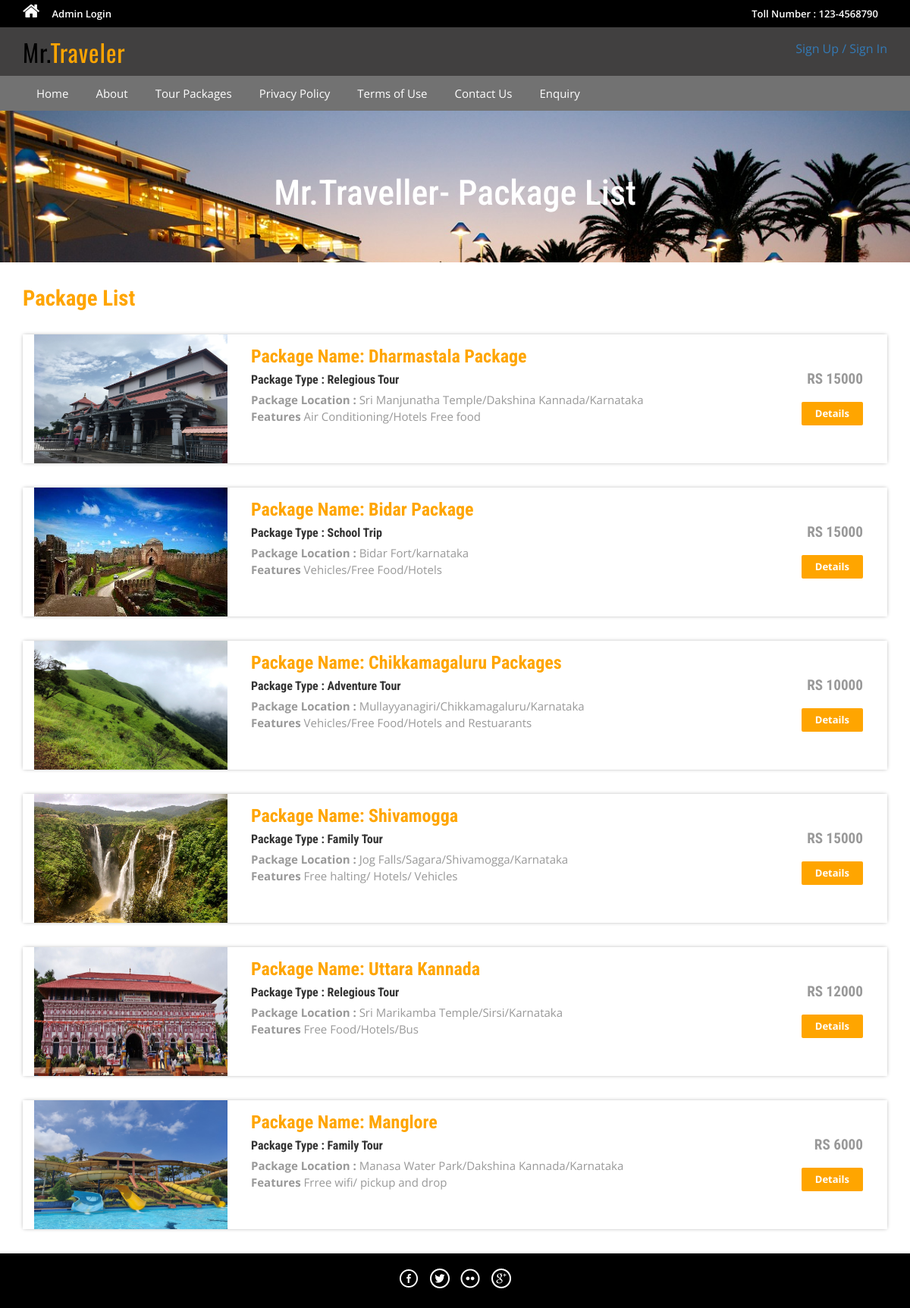
The app's page /package-list.php with its own data.
### tables this page shows
CREATE TABLE `tbltourpackages` (
  `PackageId` int(11) NOT NULL,
  `PackageName` varchar(200) DEFAULT NULL,
  `PackageType` varchar(150) DEFAULT NULL,
  `PackageLocation` varchar(100) DEFAULT NULL,
  `PackagePrice` int(11) DEFAULT NULL,
  `PackageFetures` varchar(255) DEFAULT NULL,
  `PackageDetails` mediumtext DEFAULT NULL,
  `PackageImage` varchar(100) DEFAULT NULL,
  `Creationdate` timestamp NULL DEFAULT current_timestamp(),
  `UpdationDate` timestamp NULL DEFAULT NULL ON UPDATE current_timestamp()
);

### package-list.php (the view, shortened to what this page needs)
<?php
include('includes/config.php');
?>
<!DOCTYPE HTML>
<html>
<head>
<link href="css/bootstrap.css" rel='stylesheet' type='text/css' />
<link href="css/style.css" rel='stylesheet' type='text/css' />
<link href="css/font-awesome.css" rel="stylesheet">
<link href="css/animate.css" rel="stylesheet" type="text/css" media="all">
</head>
<body>
<?php include('includes/header.php');?>
<div class="slider-3">
	<div class="container">
		<h1 class="wow zoomIn animated animated" data-wow-delay=".5s" style="visibility: visible; animation-delay: 0.5s; animation-name: zoomIn;"> Mr.Traveller- Package List</h1>
	</div>
</div>
<div class="rooms">
	<div class="container">
		<div class="room-bottom">
			<h3>Package List</h3>
<?php $sql = "SELECT * from tbltourpackages";
$query = $dbh->prepare($sql);
$query->execute();
$results=$query->fetchAll(PDO::FETCH_OBJ);
if($query->rowCount() > 0)
{
foreach($results as $result)
{	?>
			<div class="rom-btm">
				<div class="col-md-3 room-left wow fadeInLeft animated" data-wow-delay=".5s">
					<img src="admin/pacakgeimages/<?php echo htmlentities($result->PackageImage);?>" class="img-responsive" alt="">
				</div>
				<div class="col-md-6 room-midle wow fadeInUp animated" data-wow-delay=".5s">
					<h4>Package Name: <?php echo htmlentities($result->PackageName);?></h4>
					<h6>Package Type : <?php echo htmlentities($result->PackageType);?></h6>
					<p><b>Package Location :</b> <?php echo htmlentities($result->PackageLocation);?></p>
					<p><b>Features</b> <?php echo htmlentities($result->PackageFetures);?></p>
				</div>
				<div class="col-md-3 room-right wow fadeInRight animated" data-wow-delay=".5s">
					<h5>RS <?php echo htmlentities($result->PackagePrice);?></h5>
					<a href="package-details.php?pkgid=<?php echo htmlentities($result->PackageId);?>" class="view">Details</a>
				</div>
				<div class="clearfix"></div>
			</div>
<?php }} ?>
		</div>
	</div>
</div>
<?php include('includes/footer.php');?>
</body>
</html>

### includes/header.php (shortened to what this page needs)
<?php if($_SESSION['login'])
{?>
<div class="top-header">
	<div class="container">
		<ul class="tp-hd-lft wow fadeInLeft animated" data-wow-delay=".5s">
			<li class="hm"><a href="index.html"><i class="fa fa-home"></i></a></li>
			<li class="prnt"><a href="profile.php">My Profile</a></li>
				<li class="prnt"><a href="change-password.php">Change Password</a></li>
			<li class="prnt"><a href="tour-history.php">My Tour History</a></li>
			<li class="prnt"><a href="issuetickets.php">Issue Tickets</a></li>
		</ul>
		<ul class="tp-hd-rgt wow fadeInRight animated" data-wow-delay=".5s">
			<li class="tol">Welcome :</li>
			<li class="sig"><?php echo htmlentities($_SESSION['login']);?></li>
			<li class="sigi"><a href="logout.php" >/ Logout</a></li>
        </ul>
		<div class="clearfix"></div>
	</div>
</div><?php } else {?>
<div class="top-header">
	<div class="container">
		<ul class="tp-hd-lft wow fadeInLeft animated" data-wow-delay=".5s">
			<li class="hm"><a href="index.php"><i class="fa fa-home"></i></a></li>
				<li class="hm"><a href="admin/index.php">Admin Login</a></li>
		</ul>
		<ul class="tp-hd-rgt wow fadeInRight animated" data-wow-delay=".5s">
			<li class="tol">Toll Number : 123-4568790</li>
        </ul>
		<div class="clearfix"></div>
	</div>
</div>
<?php }?>
<div class="header">
	<div class="container">
		<div class="logo wow fadeInDown animated" data-wow-delay=".5s">
			<a href="index.php">Mr.<span>Traveler</span></a>
		</div>
		<div class="lock fadeInDown animated" data-wow-delay=".5s">
		   <li class="sig"><a href="#" data-toggle="modal" data-target="#myModal" >Sign Up</a></li>
		   <li class="sigi"><a href="#" data-toggle="modal" data-target="#myModal4" >/ Sign In</a></li>
		</div>
		<div class="clearfix"></div>
	</div>
</div>
<div class="footer-btm wow fadeInLeft animated" data-wow-delay=".5s">
	<div class="container">
	<div class="navigation">
			<nav class="navbar navbar-default">
				<div class="collapse navbar-collapse nav-wil" id="bs-example-navbar-collapse-1">
					<nav class="cl-effect-1">
						<ul class="nav navbar-nav">
							<li><a href="index.php">Home</a></li>
							<li><a href="page.php?type=aboutus">About</a></li>
								<li><a href="package-list.php">Tour Packages</a></li>
								<li><a href="page.php?type=privacy">Privacy Policy</a></li>
								<li><a href="page.php?type=terms">Terms of Use</a></li>
								<li><a href="contact.php">Contact Us</a></li>
								<?php if($_SESSION['login'])
{?>
								<li>Need Help?<a href="#" data-toggle="modal" data-target="#myModal3"> / Write Us </a>  </li>
								<?php } else { ?>
								<li><a href="enquiry.php"> Enquiry </a>  </li>
								<?php } ?>
								<div class="clearfix"></div>
						</ul>
					</nav>
				</div>
			</nav>
		</div>
	</div>
</div>

### includes/footer.php (shortened to what this page needs)
<div class="copy-right">
	<div class="container">
		<div class="footer-social-icons wow fadeInDown animated animated" data-wow-delay=".5s" style="visibility: visible; animation-delay: 0.5s; animation-name: fadeInDown;">
			<ul>
				<li><a class="facebook" href="#"><span>Facebook</span></a></li>
				<li><a class="twitter" href="#"><span>Twitter</span></a></li>
				<li><a class="flickr" href="#"><span>Flickr</span></a></li>
				<li><a class="googleplus" href="#"><span>Google+</span></a></li>
		    </ul>
		</div>
	</div>
</div>

### css/style.css (style rules this page uses)
html, body { font-size: 100%; background: #fff; font-family: 'Open Sans', sans-serif; }
body a,.grid_1,plan_1,plan_1.one,plan_1.two,i.icon1, i.icon2, i.icon3, i.icon4, i.icon5, i.icon6 { transition:0.5s all; -webkit-transition:0.5s all; -moz-transition:0.5s all; -o-transition:0.5s all; -ms-transition:0.5s all; }
h1,h2,h3,h4,h5,h6 { margin:0; font-family: 'Roboto Condensed', sans-serif; }
p { margin:0; }
ul { margin:0; padding:0; }
.logo a { color: #000000; letter-spacing: 1px; font-size: 2em; font-weight: 400; display: block; text-decoration: none; font-family: 'Oswald', sans-serif; }
.logo span { color:#ffa500; }
i.fa.fa-home { font-size: 24px; }
.top-header { background-color: #000000; border-bottom: 0 none; height: 36px; line-height: 35px; }
ul.tp-hd-lft { float: left; }
ul.tp-hd-lft li { display: inline-block; }
li.hm,li.prnt { margin-right: 12px; }
ul.tp-hd-lft a { font-size: 13px; font-weight: 600; color:#fff; }
ul.tp-hd-rgt { float:right; }
ul.tp-hd-rgt li { display: inline-block; font-size: 13px; font-weight: 600; color:#fff; }
li.ned,li.wrt,li.tol { margin-right: 12px; }
.header { background-color: rgb(65, 64, 64); margin: 0; padding: 10px 0 8px; }
.logo a { display: block; }
.logo { float: left; margin-right: 60px; }
.lock { float: right; margin-top: 7px; }
.lock li { display: inline-block; }
.footer-btm li { display: inline-block; margin: 0 10px; font-size: 14px; color: #fff; }
.footer-btm li a { font-size: 15px; color: #fff; display: inline-block; padding: 5px 8px; }
.footer-btm { background:#727272; padding: 0.5em 0; text-align:center; }
.copy-right { background:#000000; text-align: center; padding: 0.5em 0; }
a.view { padding: 6px 18px; font-weight: 700; color: #fff; background-color: #ffa500; border: 0; font-size: 13px; border-radius: 2px; -webkit-transition: all .2s; -moz-transition: all .2s; transition: all .2s; margin-top: 20px; display: inline-block; }
.slider-3 { background: url(../images/6.jpg)no-repeat; background-size: cover; -webkit-background-size: cover; -o-background-size: cover; -ms-background-size: cover; -moz-background-size: cover; min-height:200px; }
.slider-3 h1 { font-size: 50px; margin-bottom: 40px; padding: 1.5em 0 0; text-align: center; color: #fff; }
.rom-btm { margin-top: 2em; box-shadow: 0px 0px 5px -1px rgba(0, 0, 0, 0.37); }
.room-bottom h3 { font-size: 1.8em; font-weight: 700; color: #ffa500; }
.room-bottom { padding: 2em 0; }
.rom-btm h4 { font-size: 1.5em; font-weight: 700; color: #ffa500; }
.rom-btm p { font-size: 15px; color: #999; }
.rom-btm h6 { font-size: 1em; font-weight: 700; margin: 0.5em 0; }
.room-right { text-align: right; padding: 3em 2em; }
.room-midle { padding: 1em; }
.rom-btm h5 { font-size: 1.2em; font-weight: 700; color: #999; }
.footer-social-icons ul li { display:inline-block; margin:0 0.2em; }
.footer-social-icons ul li a { width:30px; height:30px; background:url('../images/img-sprite.png') no-repeat 0px 0px; display:inline-block; position: relative; }
.footer-social-icons ul li a.facebook { background-position:0px 0px; }
.footer-social-icons ul li a.twitter { background-position:-30px 0px; }
.footer-social-icons ul li a.flickr { background-position:-60px 0px; }
.footer-social-icons ul li a.googleplus { background-position:-90px 0px; }
.footer-social-icons { margin: 10px 0 10px; }
.navbar-default { background-color: #727272 !important; border-color: #727272 !important; }
.navbar { min-height: 0px !important; margin-bottom:0px !important; border-radius:0px !important; border: none !important; }
ul.nav.navbar-nav li a { font-size: 15px ; color: #fff; display: inline-block; padding: 5px 8px; }
.navbar-collapse { padding-right: 0px !important; padding-left: 0px !important; }
.slider-1 h1,.slider-2 h1,.slider-3 h1 { padding: 1.8em 0 0; font-size: 46px; }

### package-list.php (style rules this page uses)
.img-responsive { height: 170px; width: 400px; }

### records on screen
tbltourpackages: PackageImage (picture), PackageName "Dharmastala Package", PackageType "Relegious Tour", PackageLocation "Sri Manjunatha Temple/Dakshina Kannada/Karnataka", PackageFetures "Air Conditioning/Hotels Free food", PackagePrice "15000"
tbltourpackages: PackageImage (picture), PackageName "Bidar Package", PackageType "School Trip", PackageLocation "Bidar Fort/karnataka", PackageFetures "Vehicles/Free Food/Hotels", PackagePrice "15000"
tbltourpackages: PackageImage (picture), PackageName "Chikkamagaluru Packages", PackageType "Adventure Tour", PackageLocation "Mullayyanagiri/Chikkamagaluru/Karnataka", PackageFetures "Vehicles/Free Food/Hotels and Restuarants", PackagePrice "10000"
tbltourpackages: PackageImage (picture), PackageName "Shivamogga", PackageType "Family Tour", PackageLocation "Jog Falls/Sagara/Shivamogga/Karnataka", PackageFetures "Free halting/ Hotels/ Vehicles", PackagePrice "15000"
tbltourpackages: PackageImage (picture), PackageName "Uttara Kannada", PackageType "Relegious Tour", PackageLocation "Sri Marikamba Temple/Sirsi/Karnataka", PackageFetures "Free Food/Hotels/Bus", PackagePrice "12000"
tbltourpackages: PackageImage (picture), PackageName "Manglore", PackageType "Family Tour", PackageLocation "Manasa Water Park/Dakshina Kannada/Karnataka", PackageFetures "Frree wifi/ pickup and drop", PackagePrice "6000"
